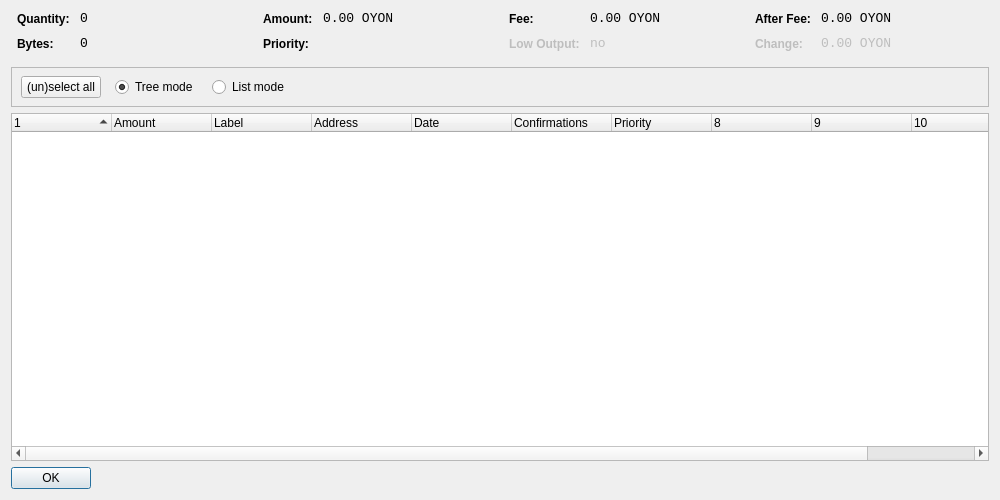
<?xml version="1.0" encoding="UTF-8"?>
<ui version="4.0">
 <class>CoinControlDialog</class>
 <widget class="QDialog" name="CoinControlDialog">
  <property name="geometry">
   <rect>
    <x>0</x>
    <y>0</y>
    <width>1000</width>
    <height>500</height>
   </rect>
  </property>
  <property name="windowTitle">
   <string>Coin Control</string>
  </property>
  <layout class="QVBoxLayout" name="verticalLayout">
   <item>
    <layout class="QHBoxLayout" name="horizontalLayoutTop" stretch="0,0,0,0">
     <property name="topMargin">
      <number>0</number>
     </property>
     <property name="bottomMargin">
      <number>10</number>
     </property>
     <item>
      <layout class="QFormLayout" name="formLayoutCoinControl1">
       <property name="horizontalSpacing">
        <number>10</number>
       </property>
       <property name="verticalSpacing">
        <number>10</number>
       </property>
       <property name="leftMargin">
        <number>6</number>
       </property>
       <property name="rightMargin">
        <number>6</number>
       </property>
       <item row="0" column="0">
        <widget class="QLabel" name="labelCoinControlQuantityText">
         <property name="styleSheet">
          <string notr="true">font-weight:bold;</string>
         </property>
         <property name="text">
          <string>Quantity:</string>
         </property>
        </widget>
       </item>
       <item row="0" column="1">
        <widget class="QLabel" name="labelCoinControlQuantity">
         <property name="font">
          <font>
           <family>Monospace</family>
           <pointsize>10</pointsize>
          </font>
         </property>
         <property name="cursor">
          <cursorShape>IBeamCursor</cursorShape>
         </property>
         <property name="contextMenuPolicy">
          <enum>Qt::ActionsContextMenu</enum>
         </property>
         <property name="text">
          <string notr="true">0</string>
         </property>
         <property name="textInteractionFlags">
          <set>Qt::LinksAccessibleByMouse|Qt::TextSelectableByKeyboard|Qt::TextSelectableByMouse</set>
         </property>
        </widget>
       </item>
       <item row="1" column="0">
        <widget class="QLabel" name="labelCoinControlBytesText">
         <property name="styleSheet">
          <string notr="true">font-weight:bold;</string>
         </property>
         <property name="text">
          <string>Bytes:</string>
         </property>
        </widget>
       </item>
       <item row="1" column="1">
        <widget class="QLabel" name="labelCoinControlBytes">
         <property name="font">
          <font>
           <family>Monospace</family>
           <pointsize>10</pointsize>
          </font>
         </property>
         <property name="cursor">
          <cursorShape>IBeamCursor</cursorShape>
         </property>
         <property name="contextMenuPolicy">
          <enum>Qt::ActionsContextMenu</enum>
         </property>
         <property name="text">
          <string notr="true">0</string>
         </property>
         <property name="textInteractionFlags">
          <set>Qt::LinksAccessibleByMouse|Qt::TextSelectableByKeyboard|Qt::TextSelectableByMouse</set>
         </property>
        </widget>
       </item>
      </layout>
     </item>
     <item>
      <layout class="QFormLayout" name="formLayoutCoinControl2">
       <property name="horizontalSpacing">
        <number>10</number>
       </property>
       <property name="verticalSpacing">
        <number>10</number>
       </property>
       <property name="leftMargin">
        <number>6</number>
       </property>
       <property name="rightMargin">
        <number>6</number>
       </property>
       <item row="0" column="0">
        <widget class="QLabel" name="labelCoinControlAmountText">
         <property name="styleSheet">
          <string notr="true">font-weight:bold;</string>
         </property>
         <property name="text">
          <string>Amount:</string>
         </property>
        </widget>
       </item>
       <item row="0" column="1">
        <widget class="QLabel" name="labelCoinControlAmount">
         <property name="font">
          <font>
           <family>Monospace</family>
           <pointsize>10</pointsize>
          </font>
         </property>
         <property name="cursor">
          <cursorShape>IBeamCursor</cursorShape>
         </property>
         <property name="contextMenuPolicy">
          <enum>Qt::ActionsContextMenu</enum>
         </property>
         <property name="text">
          <string notr="true">0.00 OYON</string>
         </property>
         <property name="textInteractionFlags">
          <set>Qt::LinksAccessibleByMouse|Qt::TextSelectableByKeyboard|Qt::TextSelectableByMouse</set>
         </property>
        </widget>
       </item>
       <item row="1" column="0">
        <widget class="QLabel" name="labelCoinControlPriorityText">
         <property name="styleSheet">
          <string notr="true">font-weight:bold;</string>
         </property>
         <property name="text">
          <string>Priority:</string>
         </property>
        </widget>
       </item>
       <item row="1" column="1">
        <widget class="QLabel" name="labelCoinControlPriority">
         <property name="font">
          <font>
           <family>Monospace</family>
           <pointsize>10</pointsize>
          </font>
         </property>
         <property name="cursor">
          <cursorShape>IBeamCursor</cursorShape>
         </property>
         <property name="contextMenuPolicy">
          <enum>Qt::ActionsContextMenu</enum>
         </property>
         <property name="text">
          <string/>
         </property>
         <property name="textInteractionFlags">
          <set>Qt::LinksAccessibleByMouse|Qt::TextSelectableByKeyboard|Qt::TextSelectableByMouse</set>
         </property>
        </widget>
       </item>
      </layout>
     </item>
     <item>
      <layout class="QFormLayout" name="formLayoutCoinControl3">
       <property name="horizontalSpacing">
        <number>10</number>
       </property>
       <property name="verticalSpacing">
        <number>10</number>
       </property>
       <property name="leftMargin">
        <number>6</number>
       </property>
       <property name="rightMargin">
        <number>6</number>
       </property>
       <item row="0" column="0">
        <widget class="QLabel" name="labelCoinControlFeeText">
         <property name="styleSheet">
          <string notr="true">font-weight:bold;</string>
         </property>
         <property name="text">
          <string>Fee:</string>
         </property>
        </widget>
       </item>
       <item row="0" column="1">
        <widget class="QLabel" name="labelCoinControlFee">
         <property name="font">
          <font>
           <family>Monospace</family>
           <pointsize>10</pointsize>
          </font>
         </property>
         <property name="cursor">
          <cursorShape>IBeamCursor</cursorShape>
         </property>
         <property name="contextMenuPolicy">
          <enum>Qt::ActionsContextMenu</enum>
         </property>
         <property name="text">
          <string notr="true">0.00 OYON</string>
         </property>
         <property name="textInteractionFlags">
          <set>Qt::LinksAccessibleByMouse|Qt::TextSelectableByKeyboard|Qt::TextSelectableByMouse</set>
         </property>
        </widget>
       </item>
       <item row="1" column="0">
        <widget class="QLabel" name="labelCoinControlLowOutputText">
         <property name="enabled">
          <bool>false</bool>
         </property>
         <property name="styleSheet">
          <string notr="true">font-weight:bold;</string>
         </property>
         <property name="text">
          <string>Low Output:</string>
         </property>
        </widget>
       </item>
       <item row="1" column="1">
        <widget class="QLabel" name="labelCoinControlLowOutput">
         <property name="enabled">
          <bool>false</bool>
         </property>
         <property name="font">
          <font>
           <family>Monospace</family>
           <pointsize>10</pointsize>
          </font>
         </property>
         <property name="cursor">
          <cursorShape>IBeamCursor</cursorShape>
         </property>
         <property name="contextMenuPolicy">
          <enum>Qt::ActionsContextMenu</enum>
         </property>
         <property name="text">
          <string notr="true">no</string>
         </property>
         <property name="textInteractionFlags">
          <set>Qt::LinksAccessibleByMouse|Qt::TextSelectableByKeyboard|Qt::TextSelectableByMouse</set>
         </property>
        </widget>
       </item>
      </layout>
     </item>
     <item>
      <layout class="QFormLayout" name="formLayoutCoinControl4">
       <property name="horizontalSpacing">
        <number>10</number>
       </property>
       <property name="verticalSpacing">
        <number>10</number>
       </property>
       <property name="leftMargin">
        <number>6</number>
       </property>
       <property name="rightMargin">
        <number>6</number>
       </property>
       <item row="0" column="0">
        <widget class="QLabel" name="labelCoinControlAfterFeeText">
         <property name="styleSheet">
          <string notr="true">font-weight:bold;</string>
         </property>
         <property name="text">
          <string>After Fee:</string>
         </property>
        </widget>
       </item>
       <item row="0" column="1">
        <widget class="QLabel" name="labelCoinControlAfterFee">
         <property name="font">
          <font>
           <family>Monospace</family>
           <pointsize>10</pointsize>
          </font>
         </property>
         <property name="cursor">
          <cursorShape>IBeamCursor</cursorShape>
         </property>
         <property name="contextMenuPolicy">
          <enum>Qt::ActionsContextMenu</enum>
         </property>
         <property name="text">
          <string notr="true">0.00 OYON</string>
         </property>
         <property name="textInteractionFlags">
          <set>Qt::LinksAccessibleByMouse|Qt::TextSelectableByKeyboard|Qt::TextSelectableByMouse</set>
         </property>
        </widget>
       </item>
       <item row="1" column="0">
        <widget class="QLabel" name="labelCoinControlChangeText">
         <property name="enabled">
          <bool>false</bool>
         </property>
         <property name="styleSheet">
          <string notr="true">font-weight:bold;</string>
         </property>
         <property name="text">
          <string>Change:</string>
         </property>
        </widget>
       </item>
       <item row="1" column="1">
        <widget class="QLabel" name="labelCoinControlChange">
         <property name="enabled">
          <bool>false</bool>
         </property>
         <property name="font">
          <font>
           <family>Monospace</family>
           <pointsize>10</pointsize>
          </font>
         </property>
         <property name="cursor">
          <cursorShape>IBeamCursor</cursorShape>
         </property>
         <property name="contextMenuPolicy">
          <enum>Qt::ActionsContextMenu</enum>
         </property>
         <property name="text">
          <string notr="true">0.00 OYON</string>
         </property>
         <property name="textInteractionFlags">
          <set>Qt::LinksAccessibleByMouse|Qt::TextSelectableByKeyboard|Qt::TextSelectableByMouse</set>
         </property>
        </widget>
       </item>
      </layout>
     </item>
    </layout>
   </item>
   <item>
    <widget class="QFrame" name="frame">
     <property name="minimumSize">
      <size>
       <width>0</width>
       <height>40</height>
      </size>
     </property>
     <property name="frameShape">
      <enum>QFrame::StyledPanel</enum>
     </property>
     <property name="frameShadow">
      <enum>QFrame::Sunken</enum>
     </property>
     <widget class="QWidget" name="horizontalLayoutWidget">
      <property name="geometry">
       <rect>
        <x>10</x>
        <y>0</y>
        <width>781</width>
        <height>41</height>
       </rect>
      </property>
      <layout class="QHBoxLayout" name="horizontalLayoutPanel" stretch="0,0,0,0,0">
       <property name="spacing">
        <number>14</number>
       </property>
       <item>
        <widget class="QPushButton" name="pushButtonSelectAll">
         <property name="sizePolicy">
          <sizepolicy hsizetype="Maximum" vsizetype="Fixed">
           <horstretch>0</horstretch>
           <verstretch>0</verstretch>
          </sizepolicy>
         </property>
         <property name="text">
          <string>(un)select all</string>
         </property>
        </widget>
       </item>
       <item>
        <widget class="QRadioButton" name="radioTreeMode">
         <property name="sizePolicy">
          <sizepolicy hsizetype="Maximum" vsizetype="Fixed">
           <horstretch>0</horstretch>
           <verstretch>0</verstretch>
          </sizepolicy>
         </property>
         <property name="text">
          <string>Tree mode</string>
         </property>
         <property name="checked">
          <bool>true</bool>
         </property>
        </widget>
       </item>
       <item>
        <widget class="QRadioButton" name="radioListMode">
         <property name="sizePolicy">
          <sizepolicy hsizetype="Maximum" vsizetype="Fixed">
           <horstretch>0</horstretch>
           <verstretch>0</verstretch>
          </sizepolicy>
         </property>
         <property name="text">
          <string>List mode</string>
         </property>
        </widget>
       </item>
       <item>
        <spacer name="horizontalSpacer">
         <property name="orientation">
          <enum>Qt::Horizontal</enum>
         </property>
         <property name="sizeHint" stdset="0">
          <size>
           <width>40</width>
           <height>20</height>
          </size>
         </property>
        </spacer>
       </item>
      </layout>
     </widget>
    </widget>
   </item>
   <item>
    <widget class="CoinControlTreeWidget" name="treeWidget">
     <property name="contextMenuPolicy">
      <enum>Qt::CustomContextMenu</enum>
     </property>
     <property name="sortingEnabled">
      <bool>false</bool>
     </property>
     <property name="columnCount">
      <number>11</number>
     </property>
     <attribute name="headerShowSortIndicator" stdset="0">
      <bool>true</bool>
     </attribute>
     <attribute name="headerStretchLastSection">
      <bool>false</bool>
     </attribute>
     <column>
      <property name="text">
       <string/>
      </property>
     </column>
     <column>
      <property name="text">
       <string>Amount</string>
      </property>
     </column>
     <column>
      <property name="text">
       <string>Label</string>
      </property>
     </column>
     <column>
      <property name="text">
       <string>Address</string>
      </property>
     </column>
     <column>
      <property name="text">
       <string>Date</string>
      </property>
     </column>
     <column>
      <property name="text">
       <string>Confirmations</string>
      </property>
      <property name="toolTip">
       <string>Confirmed</string>
      </property>
     </column>
     <column>
      <property name="text">
       <string>Priority</string>
      </property>
     </column>
     <column>
      <property name="text">
       <string/>
      </property>
     </column>
     <column>
      <property name="text">
       <string/>
      </property>
     </column>
     <column>
      <property name="text">
       <string/>
      </property>
     </column>
     <column>
      <property name="text">
       <string/>
      </property>
     </column>
    </widget>
   </item>
   <item>
    <widget class="QDialogButtonBox" name="buttonBox">
     <property name="sizePolicy">
      <sizepolicy hsizetype="Maximum" vsizetype="Fixed">
       <horstretch>0</horstretch>
       <verstretch>0</verstretch>
      </sizepolicy>
     </property>
     <property name="orientation">
      <enum>Qt::Horizontal</enum>
     </property>
     <property name="standardButtons">
      <set>QDialogButtonBox::Ok</set>
     </property>
    </widget>
   </item>
  </layout>
 </widget>
 <customwidgets>
  <customwidget>
   <class>CoinControlTreeWidget</class>
   <extends>QTreeWidget</extends>
   <header>coincontroltreewidget.h</header>
  </customwidget>
 </customwidgets>
 <resources/>
 <connections/>
</ui>
